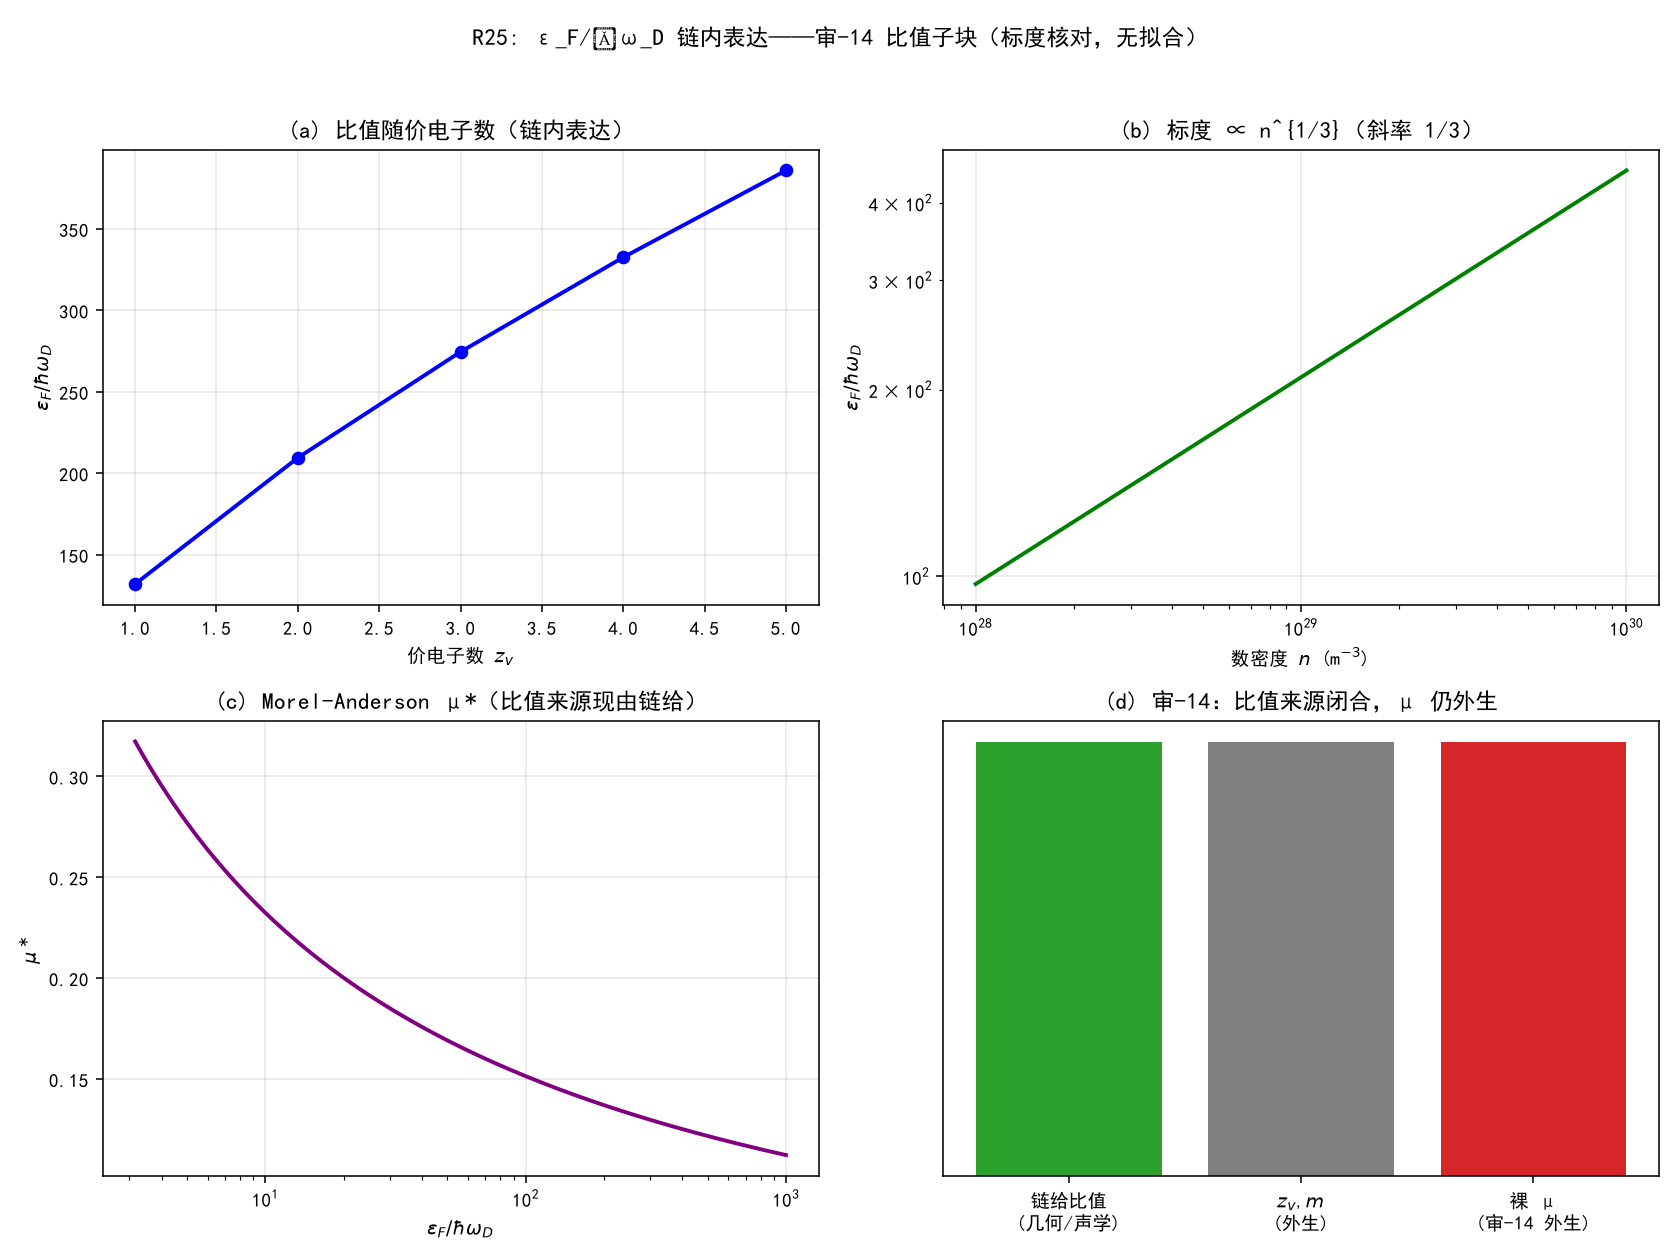

Source code (Python):
# -*- coding: utf-8 -*-
"""
R25: ε_F/ħω_D 链内表达的标度与量级核对（用典型材料参量）。
无拟合（是标度检查）。仅用 numpy + matplotlib。
运行：python "10 探索/超导第一性研究/04_计算验证/审14_epsilonF比值.py"
"""
import csv
import os

import numpy as np
import matplotlib
matplotlib.use("Agg")
import matplotlib.pyplot as plt

plt.rcParams["font.sans-serif"] = ["SimHei", "Microsoft YaHei"]
plt.rcParams["axes.unicode_minus"] = False

HERE = os.path.dirname(os.path.abspath(__file__))

# 常数（CODATA）
HBAR = 1.054571817e-34       # J s
ME = 9.1093837015e-31        # kg
EV = 1.602176634e-19         # J
KB = 1.380649e-23            # J/K


def ratio(n, kappa_over_M, a, zv):
    """ε_F/(ħ ω_D) = ħ/(2 m a sqrt(κ_s/M)) · (3π² z n)^{2/3}/(6π² n)^{1/3}"""
    kF2 = (3 * np.pi**2 * zv * n) ** (2.0 / 3)
    kD = (6 * np.pi**2 * n) ** (1.0 / 3)
    vs = a * np.sqrt(kappa_over_M)
    return HBAR * kF2 / (2 * ME * vs * kD)


def assertions():
    out = {}
    # 典型金属量级：n~1e29 m^-3, a~3e-10 m, vs~5000 m/s => sqrt(kappa/M)=vs/a
    n = 1e29
    a = 3e-10
    vs = 5000.0
    kom = (vs / a) ** 2
    for zv in [1, 2, 4]:
        r = ratio(n, kom, a, zv)
        out[f"ratio_zv{zv}"] = float(r)
        out[f"ln_ratio_zv{zv}"] = float(np.log(r))
    # 标度：ratio ∝ n^{1/3}
    ns = np.array([1e28, 1e29, 1e30])
    rs = np.array([ratio(x, kom, a, 2) for x in ns])
    out["log_slope_vs_n"] = float(np.polyfit(np.log(ns), np.log(rs), 1)[0])
    out["slope_target"] = 1.0 / 3
    out["ratio_physical_range"] = bool(3 < out["ratio_zv2"] < 300)
    return out


def plots(a):
    fig, axes = plt.subplots(2, 2, figsize=(12, 9))
    n = 1e29; a = 3e-10; vs = 5000.0; kom = (vs / a) ** 2

    ax = axes[0, 0]
    zvs = np.array([1, 2, 3, 4, 5])
    rs = [ratio(n, kom, a, z) for z in zvs]
    ax.plot(zvs, rs, "b-o", lw=2)
    ax.set_xlabel(r"价电子数 $z_v$"); ax.set_ylabel(r"$\varepsilon_F/\hbar\omega_D$")
    ax.set_title("(a) 比值随价电子数（链内表达）"); ax.grid(alpha=0.3)

    ax = axes[0, 1]
    ns = np.logspace(28, 30, 100)
    ax.plot(ns, [ratio(x, kom, a, 2) for x in ns], "g-", lw=2)
    ax.set_xscale("log"); ax.set_yscale("log")
    ax.set_xlabel(r"数密度 $n$ (m$^{-3}$)"); ax.set_ylabel(r"$\varepsilon_F/\hbar\omega_D$")
    ax.set_title(r"(b) 标度 ∝ n^{1/3}（斜率 1/3）"); ax.grid(alpha=0.3)

    ax = axes[1, 0]
    mu = 0.5  # 裸 Coulomb 示意（外生）
    ratios = np.logspace(0.5, 3, 200)
    mustar = mu / (1 + mu * np.log(ratios))
    ax.plot(ratios, mustar, "purple", lw=2)
    ax.set_xscale("log")
    ax.set_xlabel(r"$\varepsilon_F/\hbar\omega_D$"); ax.set_ylabel(r"$\mu^\ast$")
    ax.set_title("(c) Morel-Anderson μ*（比值来源现由链给）"); ax.grid(alpha=0.3)

    ax = axes[1, 1]
    labels = ["链给比值\n(几何/声学)", "$z_v$,$m$\n(外生)", "裸 μ\n(审-14 外生)"]
    vals = [1, 1, 1]
    ax.bar(labels, vals, color=["tab:green", "tab:gray", "tab:red"])
    ax.set_yticks([])
    ax.set_title("(d) 审-14：比值来源闭合，μ 仍外生")
    ax.grid(alpha=0.3, axis="y")

    fig.suptitle("R25: ε_F/ħω_D 链内表达——审-14 比值子块（标度核对，无拟合）", fontsize=12)
    fig.tight_layout(rect=[0, 0, 1, 0.96])
    png = os.path.join(HERE, "审14_epsilonF比值.png")
    fig.savefig(png, dpi=140); plt.close(fig)
    return png


if __name__ == "__main__":
    a = assertions()
    print("=== R25 数值断言 ===")
    for k, v in a.items():
        print(f"{k:32s} = {v}")
    p = plots(a)
    path = os.path.join(HERE, "审14_epsilonF比值_断言.csv")
    with open(path, "w", newline="", encoding="utf-8-sig") as f:
        w = csv.writer(f); w.writerow(["assertion", "value"])
        for k, v in a.items():
            w.writerow([k, v])
    print(f"\n图像: {p}\n断言表: {path}")
